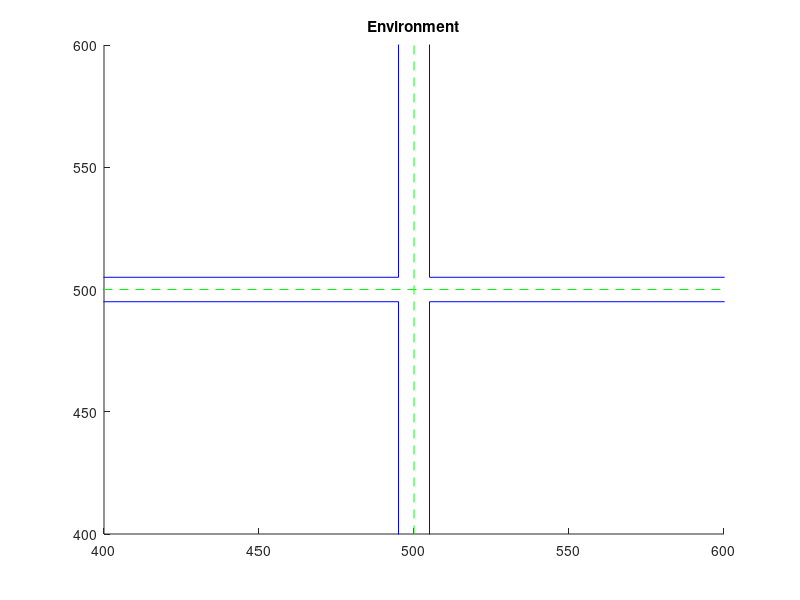

The MATLAB script that drew this image: (Note: this script raises an error after producing the figure.)
figure(1);
title('Environment');
hold on;
plot([495,495],[0,495], 'b');
plot([495,495],[505,1000], 'b');
plot([505,505],[0,495], 'b');
plot([505,505],[505,1000], 'b');
plot([0,495],[495,495], 'b');
plot([505,1000],[495,495], 'b');
plot([0,495],[505,505], 'b');
plot([505,1000],[505,505], 'b');
plot([500,500],[0,1000], 'g--');
plot([0,1000],[500,500], 'g--');
axis([400,600,400,600]);
%plot(road(:,1), road(:,2), 'r');

plotCar(veh_x0, veh_y0, veh_theta0,'r');
for i=1:1:length(obs(:,1))
    plotCar(obs(1), obs(2), obs(3), 'b');
end
